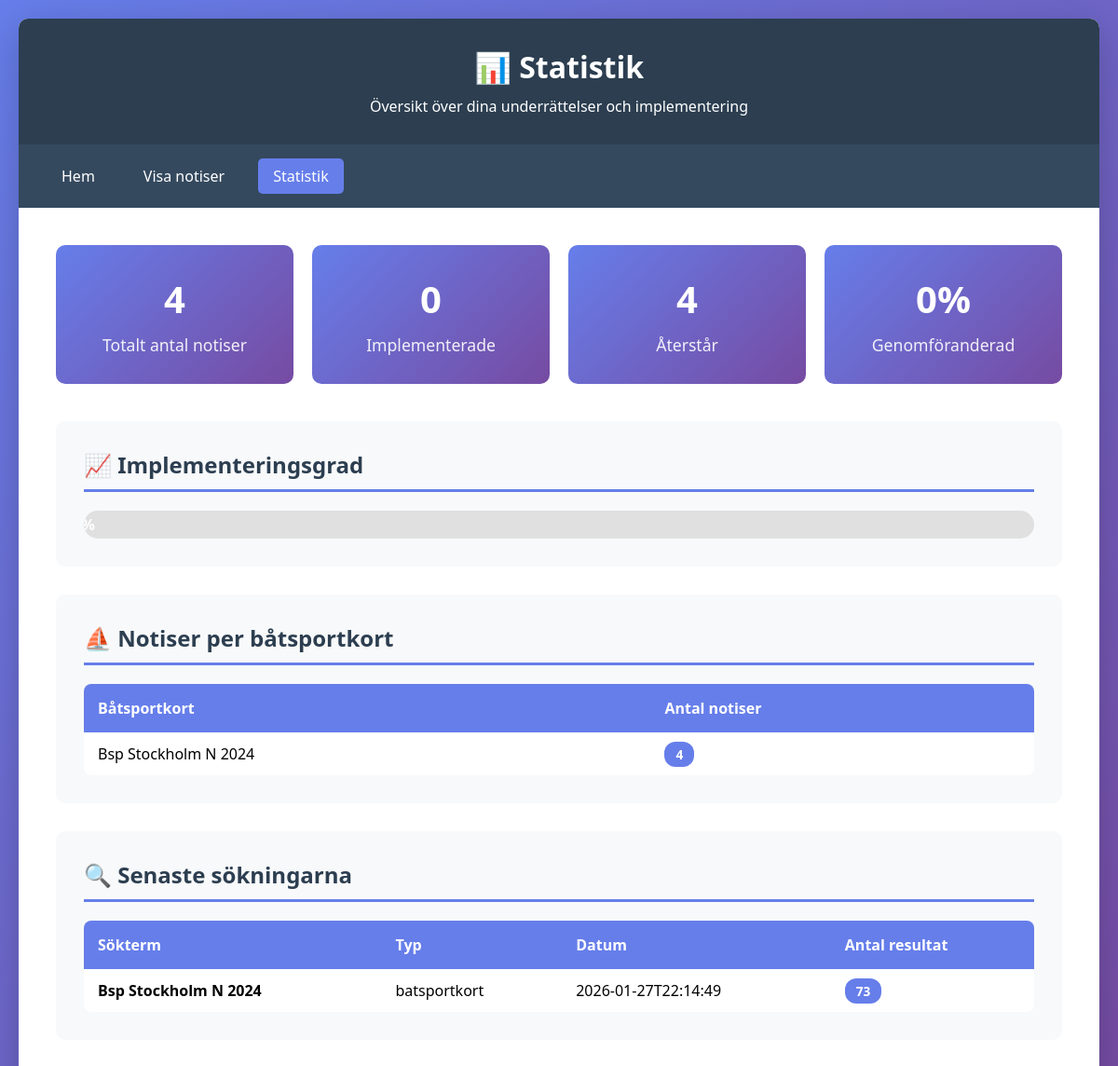
The page /statistics on the database as committed earlier.
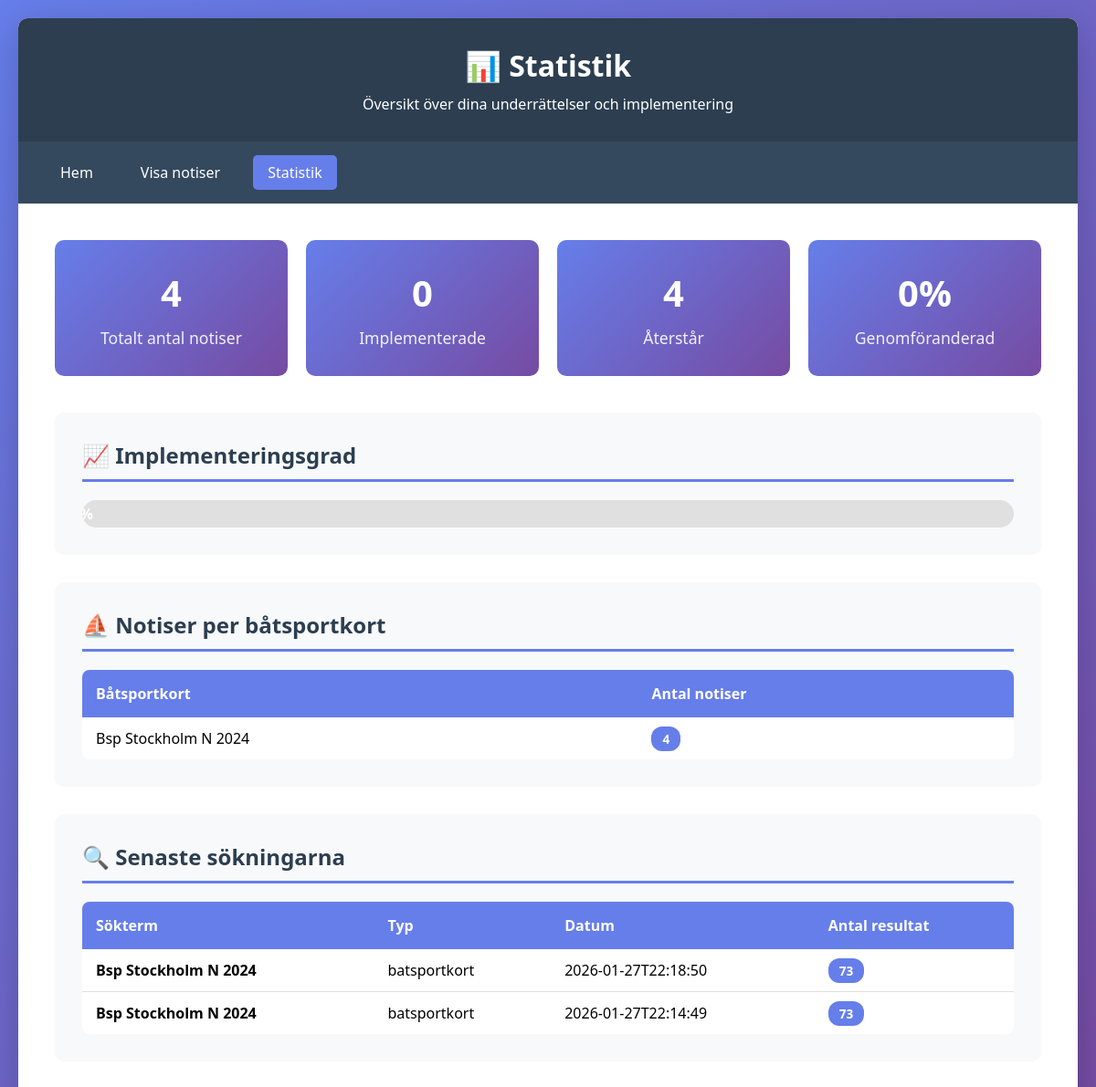
The same page on the database as committed later.
### tables this page shows
CREATE TABLE notices (
            id INTEGER PRIMARY KEY AUTOINCREMENT,
            notice_number TEXT,
            title TEXT,
            affected_charts TEXT,
            sjokort_nummer TEXT,
            batsportkort TEXT,
            published_date TEXT,
            area TEXT,
            content TEXT,
            url TEXT,
            scraped_date TEXT,
            UNIQUE(notice_number)
        );

CREATE TABLE search_history (
            id INTEGER PRIMARY KEY AUTOINCREMENT,
            search_term TEXT,
            search_type TEXT,
            search_date TEXT,
            results_count INTEGER
        );

### app.py (the view)
@app.route('/statistics')
def statistics():
    conn = get_db()
    c = conn.cursor()
    c.execute('SELECT COUNT(*) FROM notices')
    total_notices = c.fetchone()[0]
    c.execute('SELECT COUNT(*) FROM implementation_status WHERE implemented = 1')
    implemented = c.fetchone()[0]
    c.execute('''
        SELECT sjokort_nummer, COUNT(*) as count
        FROM notices
        WHERE sjokort_nummer != ''
        GROUP BY sjokort_nummer
        ORDER BY count DESC
    ''')
    by_sjokort = c.fetchall()
    c.execute('''
        SELECT batsportkort, COUNT(*) as count
        FROM notices
        WHERE batsportkort != ''
        GROUP BY batsportkort
        ORDER BY count DESC
    ''')
    by_batsportkort = c.fetchall()
    c.execute('''
        SELECT search_term, search_type, search_date, results_count
        FROM search_history
        ORDER BY search_date DESC
        LIMIT 10
    ''')
    recent_searches = c.fetchall()
    conn.close()
    return render_template('statistics.html',
                         total_notices=total_notices,
                         implemented=implemented,
                         by_sjokort=by_sjokort,
                         by_batsportkort=by_batsportkort,
                         recent_searches=recent_searches)

### app.py (called while the page is built)
def get_db():
    conn = sqlite3.connect(app.config['DATABASE'])
    conn.row_factory = sqlite3.Row
    return conn

### templates/statistics.html (shortened to what this page needs)
<!DOCTYPE html>
<html lang="sv">
<head>
</head>
<body>
    <div class="container">
        <header>
            <h1>📊 Statistik</h1>
            <p>Översikt över dina underrättelser och implementering</p>
        </header>
        <nav>
            <a href="/">Hem</a>
            <a href="/notices">Visa notiser</a>
            <a href="/statistics" class="active">Statistik</a>
        </nav>
        <div class="content">
            <div class="stats-grid">
                <div class="stat-card">
                    <h3>{{ total_notices }}</h3>
                    <p>Totalt antal notiser</p>
                </div>
                <div class="stat-card">
                    <h3>{{ implemented }}</h3>
                    <p>Implementerade</p>
                </div>
                <div class="stat-card">
                    <h3>{{ total_notices - implemented }}</h3>
                    <p>Återstår</p>
                </div>
                <div class="stat-card">
                    <h3>{% if total_notices > 0 %}{{ ((implemented / total_notices) * 100)|round|int }}%{% else %}0%{% endif %}</h3>
                    <p>Genomföranderad</p>
                </div>
            </div>
            {% if total_notices > 0 %}
            <div class="section">
                <h2>📈 Implementeringsgrad</h2>
                <div class="progress-bar">
                    <div class="progress-fill" style="width: {% if total_notices > 0 %}{{ (implemented / total_notices) * 100 }}%{% else %}0%{% endif %}">
                        {% if total_notices > 0 %}{{ ((implemented / total_notices) * 100)|round|int }}%{% else %}0%{% endif %}
                    </div>
                </div>
            </div>
            {% endif %}
            {% if by_batsportkort %}
            <div class="section">
                <h2>⛵ Notiser per båtsportkort</h2>
                <table>
                    <thead>
                        <tr>
                            <th>Båtsportkort</th>
                            <th>Antal notiser</th>
                        </tr>
                    </thead>
                    <tbody>
                        {% for item in by_batsportkort %}
                        <tr>
                            <td>{{ item[0] }}</td>
                            <td><span class="badge">{{ item[1] }}</span></td>
                        </tr>
                        {% endfor %}
                    </tbody>
                </table>
            </div>
            {% endif %}
            {% if recent_searches %}
            <div class="section">
                <h2>🔍 Senaste sökningarna</h2>
                <table>
                    <thead>
                        <tr>
                            <th>Sökterm</th>
                            <th>Typ</th>
                            <th>Datum</th>
                            <th>Antal resultat</th>
                        </tr>
                    </thead>
                    <tbody>
                        {% for search in recent_searches %}
                        <tr>
                            <td><strong>{{ search[0] }}</strong></td>
                            <td>{{ search[1] }}</td>
                            <td>{{ search[2][:19] }}</td>
                            <td><span class="badge">{{ search[3] }}</span></td>
                        </tr>
                        {% endfor %}
                    </tbody>
                </table>
            </div>
            {% endif %}
        </div>
    </div>
</body>
</html>

### templates/statistics.html (style rules this page uses)
* { margin: 0; padding: 0; box-sizing: border-box; }
body { font-family: 'Segoe UI', Tahoma, Geneva, Verdana, sans-serif; background: linear-gradient(135deg, #667eea 0%, #764ba2 100%); min-height: 100vh; padding: 20px; }
.container { max-width: 1400px; margin: 0 auto; background: white; border-radius: 10px; box-shadow: 0 10px 40px rgba(0,0,0,0.2); overflow: hidden; }
header { background: #2c3e50; color: white; padding: 30px; text-align: center; }
header h1 { font-size: 2em; margin-bottom: 10px; }
nav { background: #34495e; padding: 15px 30px; display: flex; gap: 20px; flex-wrap: wrap; }
nav a { color: white; text-decoration: none; padding: 8px 16px; border-radius: 5px; transition: background 0.3s; }
nav a.active { background: #667eea; }
.content { padding: 40px; }
.stats-grid { display: grid; grid-template-columns: repeat(auto-fit, minmax(250px, 1fr)); gap: 20px; margin-bottom: 40px; }
.stat-card { background: linear-gradient(135deg, #667eea 0%, #764ba2 100%); color: white; padding: 30px; border-radius: 10px; text-align: center; }
.stat-card h3 { font-size: 2.5em; margin-bottom: 10px; }
.stat-card p { opacity: 0.9; font-size: 1.1em; }
.section { background: #f8f9fa; padding: 30px; border-radius: 10px; margin-bottom: 30px; }
.section h2 { color: #2c3e50; margin-bottom: 20px; padding-bottom: 10px; border-bottom: 3px solid #667eea; }
table { width: 100%; border-collapse: collapse; background: white; border-radius: 8px; overflow: hidden; }
table th { background: #667eea; color: white; padding: 15px; text-align: left; font-weight: 600; }
table td { padding: 12px 15px; border-bottom: 1px solid #e0e0e0; }
table tr:last-child td { border-bottom: none; }
.badge { background: #667eea; color: white; padding: 4px 12px; border-radius: 12px; font-size: 0.85em; font-weight: bold; }
.progress-bar { width: 100%; height: 30px; background: #e0e0e0; border-radius: 15px; overflow: hidden; margin-top: 20px; }
.progress-fill { height: 100%; background: linear-gradient(90deg, #4caf50 0%, #8bc34a 100%); display: flex; align-items: center; justify-content: center; color: white; font-weight: bold; transition: width 0.3s; }

Rows that differ between the two databases and show on the page:
added search_history: search_term "Bsp Stockholm N 2024", search_type "batsportkort", search_date "2026-01-27T22:18:50", results_count "73"
